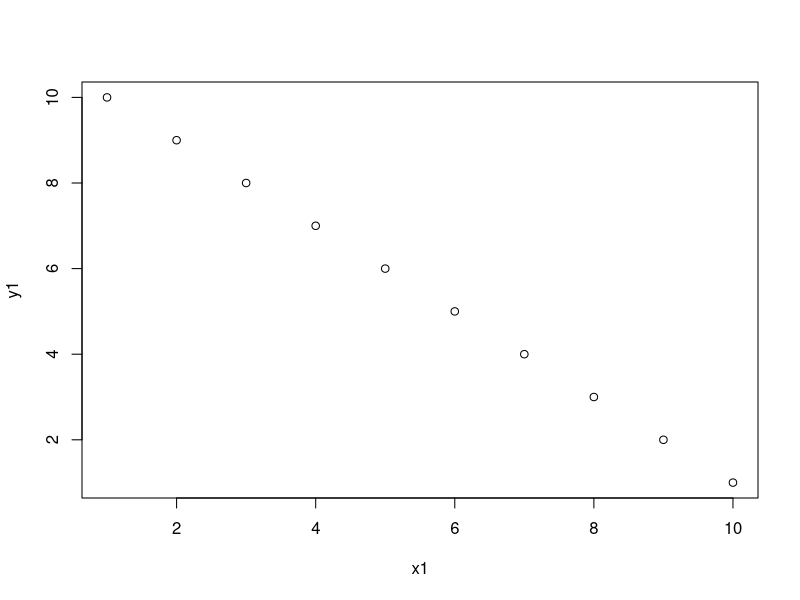
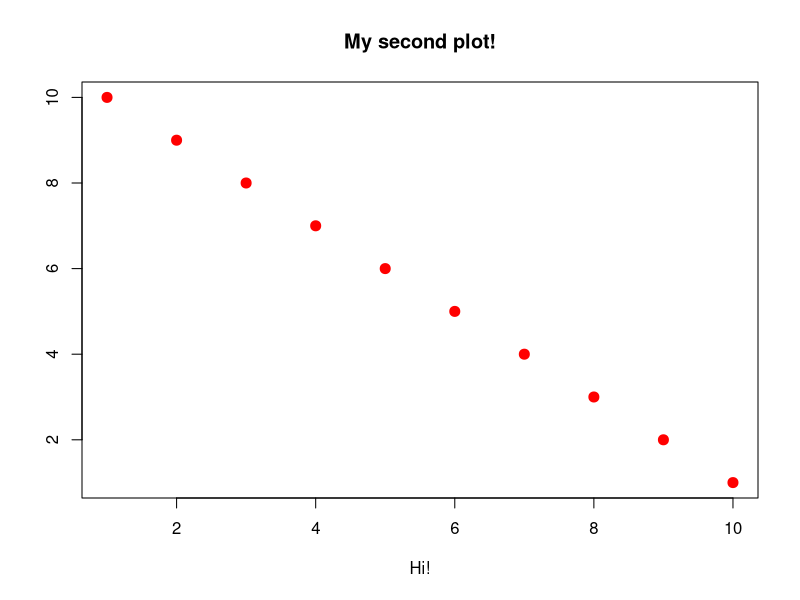
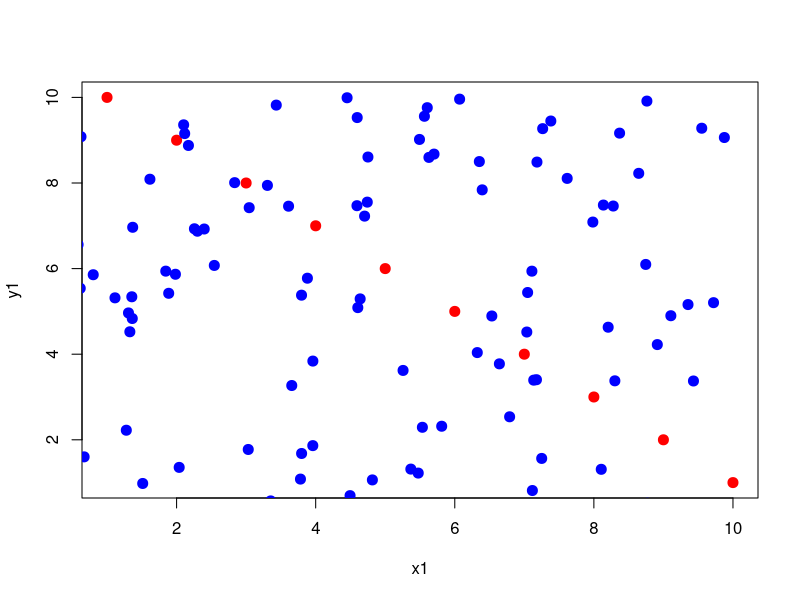
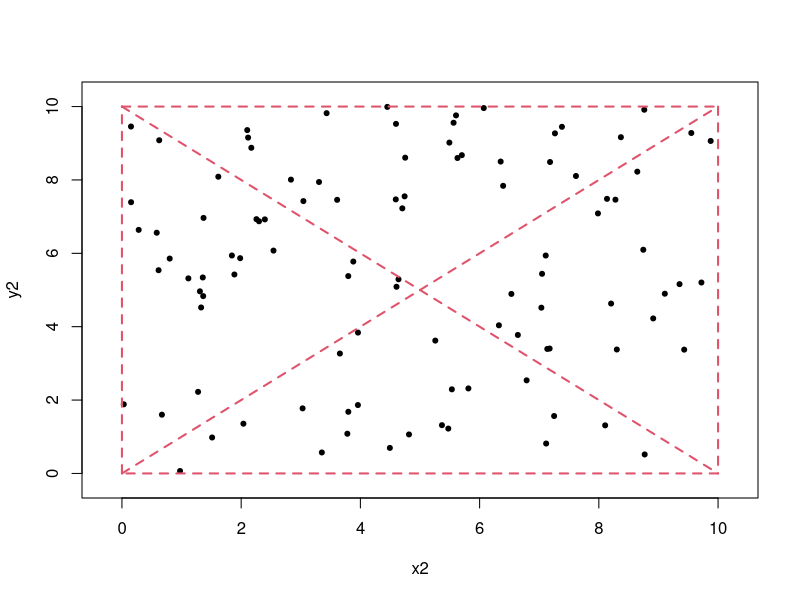
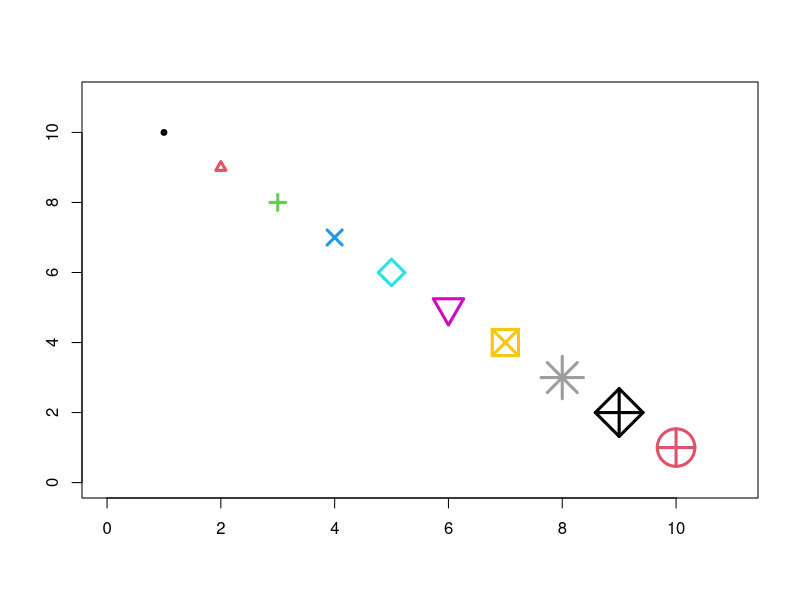
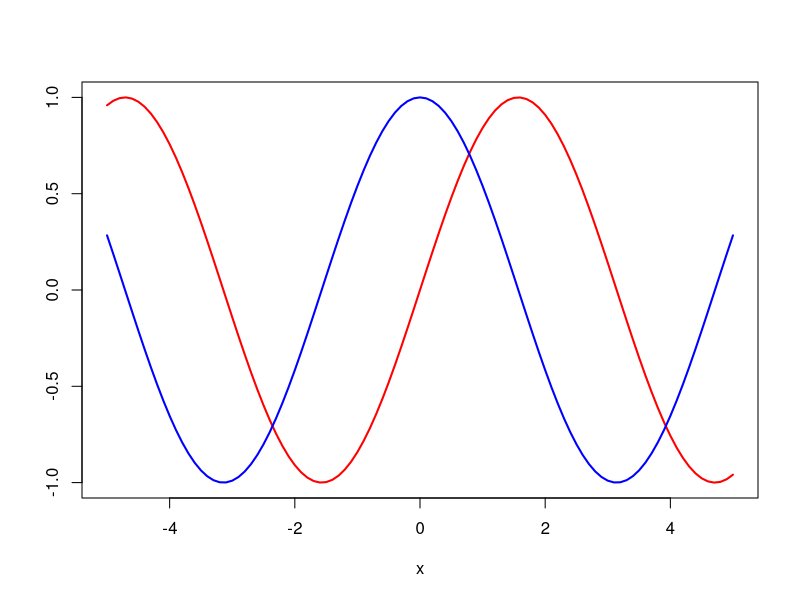
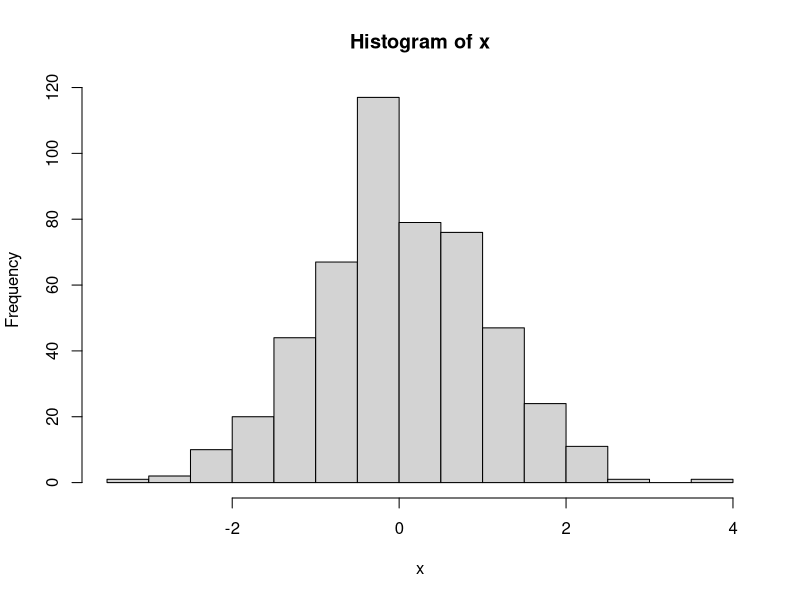
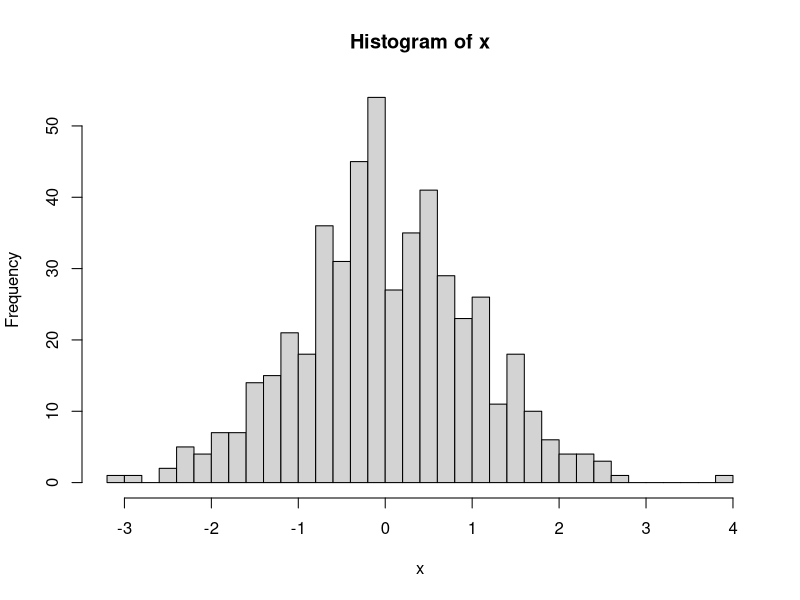

Source code (R) for these figures, in order:

x1 <- 1:10
y1 <- 10:1
plot(x1, y1) #THIS FUNCTION IS AN INVERSAL PROPORTIONAL FUNCTION
##  Customize the scatter plot
plot(x1, 
     y1, 
     col = "red", #you can do the same with the color code
     cex = 2, # dimension in default is 1
     pch = 20, # if you want you can write "A" and view letter, maybe something else
     xlab = "Hi!", 
     ylab = "", 
     main = "My second plot!") 

##  Add points to the existing plot
x2 <- runif(100, min = 0, max = 10) #randomly generate a point 
y2 <- runif(100, min = 0, max = 10)
plot(x1, y1, col = "red", cex = 2, pch = 20)
points(x2, y2, col = "blue", cex = 2, pch = 20)#useful for add a layer of point

##  Create a multi-plot layout
x11()   #it open a graphic windos 
par(mfrow = c(1, 2)) ##  1 row and 2 columns filled by row, this is useful for divide the canvas in 2 section, 
plot(x1, y1, type = "b", col = "red", cex = 2, pch = 20)
plot(x2, y2, col = "blue", cex = 2, pch = 20)

##  Close the plot device and reset parameters
dev.off()

par(mfrow = c(1, 1))



##  Adding segments to a plot
plot(x2, y2, xlim = c(-0.25, 10.25), ylim = c(-0.25, 10.25), pch = 20)
segments(
  x0 = c(0,   0, 10, 10, 0,   0), y0 = c(0,  10, 10,  0, 0,  10),  #it generate a segment for delimit the area where is the valaue
  x1 = c(0,  10, 10,  0, 10, 10), y1 = c(10, 10,  0,  0, 10,  0),
  lwd = 2, col = 2,  lty = 2
)

plot(x1, y1, col = 1:10, pch = 1:10, cex = 1:10 / 2, lwd = 3, xlab = "", ylab = "", xlim = c(0, 11), ylim = c(0, 11))


##create lines
x3 <- seq(from=-5,to= 5, by = 0.1)
plot(x3, sin(x3), type = "l", # l is line and b is point and lines; h area under the graph 
     ylab = "", xlab = "x", lwd = 2, col = "red")
lines(x3, cos(x3), lwd = 2, col = "blue")

##  Simple histogram
set.seed(1)  #when you set a seed you have set it, after you rerun it you you have different results  
x <- rnorm(n = 500)
hist(x)

##  Adjusting the number of breaks
hist(x, breaks = 30)

##  Overlaying density on a histogram
hist(x, breaks = 30, freq = FALSE)
lines(density(x), lwd = 2, col = grey(0.2), lty = 2) 

##  Plot a cubic function using curve()
curve(expr = x ^ 3 - x ^ 2 - 3 * x, from = -2, to = 2.5)
